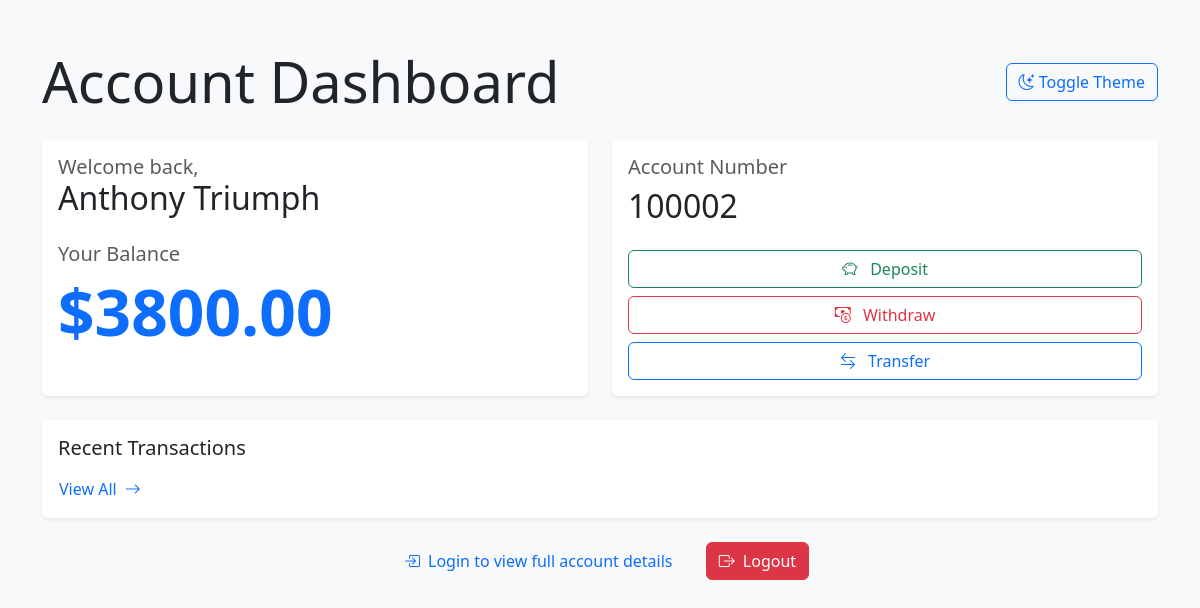
The app's page /account/1/details (signed in), older data.
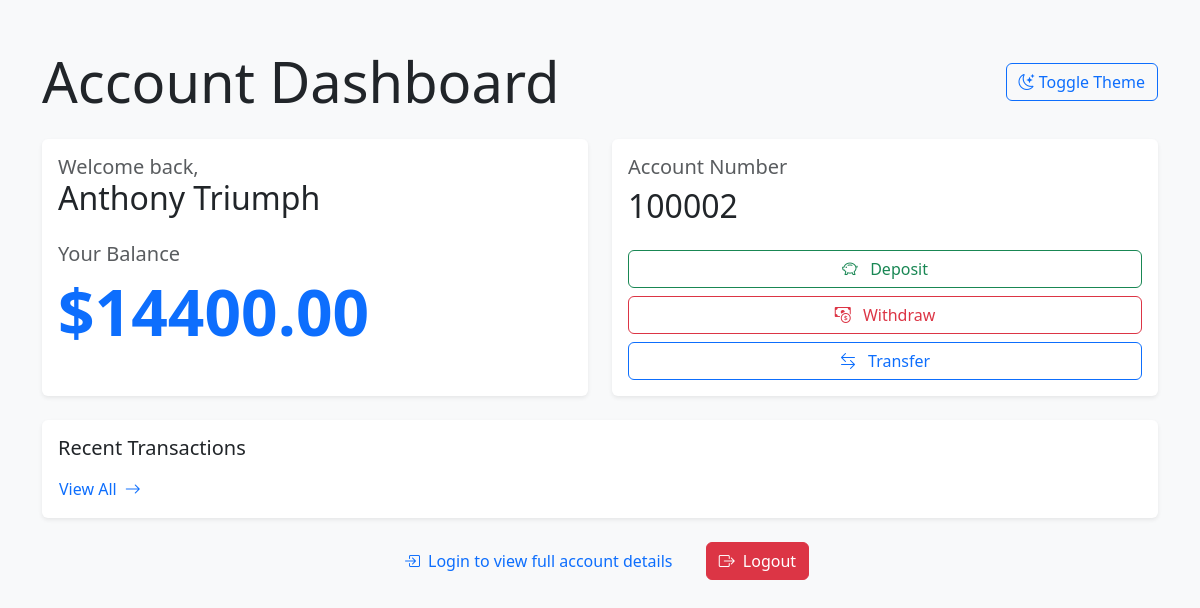
The same page, newer data.
### app/models.py (models this page shows)
class Account(models.Model): #Account infos
    user = models.OneToOneField(User, on_delete=models.CASCADE)
    account_number = models.CharField(max_length=12, unique=True)
    email = models.EmailField(unique=True)
    balance = models.DecimalField(max_digits=10, decimal_places=2, default=0)
    account_type = models.CharField(max_length=20)
    created_at = models.DateTimeField(auto_now_add=True)

### app/views.py (the view)
# urls.py: path('account/<int:account_id>/details', views.account_details, name='account_details'),
@login_required
def account_details(request, account_id):
    account = get_object_or_404(Account, id=account_id, user=request.user)
    transactions = Transactions.objects.filter(account=account).order_by('-timestamp')
    username = request.user.username
    email = request.user.email
    context = {
        'account':account,
        'transaction':transactions,
        'username': username,
        'email': email,
    }
    return render(request, 'app/account_details.html', context)

### app/templates/app/account_details.html (shortened to what this page needs)
<!DOCTYPE html>
<html lang="en">
<head>
    <link href="https://cdn.jsdelivr.net/npm/bootstrap@5.3.0/dist/css/bootstrap.min.css" rel="stylesheet">
    <link href="https://cdn.jsdelivr.net/npm/bootstrap-icons@1.7.2/font/bootstrap-icons.css" rel="stylesheet">
</head>
<body class="bg-light" id="body">
    <div class="container py-5">
        <div class="d-flex justify-content-between align-items-center mb-4">
            <h1 class="display-4 mb-0">Account Dashboard</h1>
            <button class="btn btn-outline-primary" onclick="toggleTheme()">
                <i class="bi bi-moon-stars"></i> Toggle Theme
            </button>
        </div>
        <div class="row g-4">
            <div class="col-md-6">
                <div class="card h-100 border-0 shadow-sm">
                    <div class="card-body">
                        <h5 class="card-title text-muted mb-0">Welcome back,</h5>
                        <h2 class="card-text mb-4">{{ request.user.first_name }} {{ request.user.last_name }}</h2>
                        <h5 class="card-title text-muted mb-2">Your Balance</h5>
                        <h1 class="display-3 fw-bold text-primary">${{ account.balance }}</h1>
                    </div>
                </div>
            </div>
            <div class="col-md-6">
                <div class="card h-100 border-0 shadow-sm">
                    <div class="card-body">
                        <h5 class="card-title text-muted mb-2">Account Number</h5>
                        <h2 class="card-text mb-4">{{ account.account_number }}</h2>
                        <div class="d-grid gap-2">
                            <a href="{% url 'deposit' account_id=account.id %}" class="btn btn-outline-success btn-action">
                                <i class="bi bi-piggy-bank me-2"></i> Deposit
                            </a>
                            <a href="{% url 'withdraw' account_id=account.id %}" class="btn btn-outline-danger btn-action">
                                <i class="bi bi-cash-coin me-2"></i> Withdraw
                            </a>
                            <a href="{% url 'transfer' account_id=account.id %}" class="btn btn-outline-primary btn-action">
                                <i class="bi bi-arrow-left-right me-2"></i> Transfer
                            </a>
                        </div>
                    </div>
                </div>
            </div>
            <div class="col-12">
                <div class="card border-0 shadow-sm">
                    <div class="card-body">
                        <h5 class="card-title mb-3">Recent Transactions</h5>
                        <a href="{% url 'transactions' account_id=account.id %}" class="btn btn-link text-decoration-none p-0">
                            View All <i class="bi bi-arrow-right ms-1"></i>
                        </a>
                    </div>
                </div>
            </div>
        </div>
        <div class="mt-4 text-center">
            <a href="{% url 'login' %}?next={% url 'account_details' account_id=account.id %}" class="btn btn-link text-decoration-none me-3">
                <i class="bi bi-box-arrow-in-right me-1"></i> Login to view full account details
            </a>
            <button onclick="logout()" class="btn btn-danger">
                <i class="bi bi-box-arrow-right me-1"></i> Logout
            </button>
        </div>
    </div>
</body>
</html>

### app/templates/app/account_details.html (style rules this page uses)
body { transition: background-color 0.3s ease, color 0.3s ease; }
.card { transition: all 0.3s ease; }
.btn-action { transition: all 0.3s ease; }

Row changes from the older to the newer data that the page shows:
changed Account: balance "3800.00" → "14400.00"
